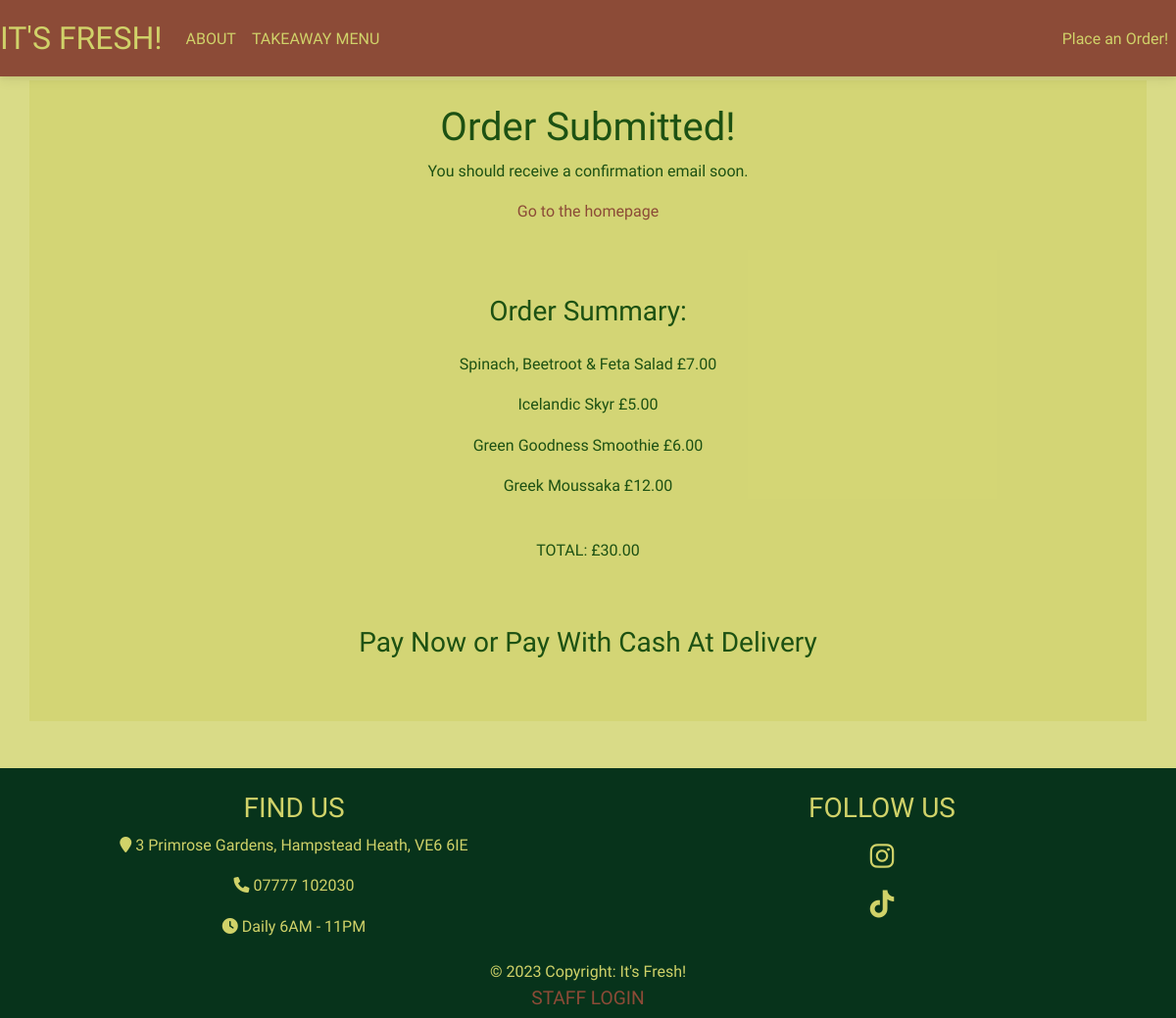
The app's page /order-confirmation/136 with its own data.
### customer/models.py (models this page shows, shortened)
class MenuItem(models.Model):
    name = models.CharField(max_length=100)
    description = models.TextField()
    image = models.ImageField(upload_to='menu_images/')
    price = models.DecimalField(max_digits=5, decimal_places=2)
    category = models.ManyToManyField('Category', related_name='item')

class OrderModel(models.Model):
    created_on = models.DateTimeField(auto_now_add=True)
    price = models.DecimalField(max_digits=7, decimal_places=2)
    items = models.ManyToManyField('MenuItem', related_name='order', blank=True)
    name = models.CharField(max_length=50, blank=True)
    email = models.CharField(max_length=50, blank=True)
    street = models.CharField(max_length=50, blank=True)
    city = models.CharField(max_length=50, blank=True)
    state = models.CharField(max_length=15, blank=True)
    zip_code = models.IntegerField(blank=True, null=True)
    is_paid = models.BooleanField(default=False)
    is_shipped = models.BooleanField(default=False)

### customer/views.py (the view, shortened to what this page needs)
# urls.py: path('order-confirmation/<int:pk>', OrderConfirmation.as_view(), name='order-confirmation'),
class OrderConfirmation(View):
    def get(self, request, pk, *args, **kwargs):
        order = OrderModel.objects.get(pk=pk)
        context = {
            'pk': order.pk,
            'items': order.items,
            'price': order.price,
        }
        return render(request, 'customer/order_confirmation.html', context)

### customer/templates/customer/order_confirmation.html (shortened to what this page needs)
{% extends 'customer/base.html' %}
{% block content %}
<div class="container mb-5" style="background: rgba(208, 210, 105, 0.6); color:#1d5113;">
    <div class="row justify-content-center mt-1">
        <div class="col-md-5 col-sm-12 p-4 text-center">
            <h1>Order Submitted!</h1>
            <p>You should receive a confirmation email soon.</p>
            <a href="{% url 'index' %}" style="color:#8c4b37;">Go to the homepage</a>
        </div>
    </div>
    <div class="row justify-content-center mt-5">
        <div class="col-md-5 col-sm-12 text-center">
            <h3 class="pb-3">Order Summary:</h3>
            {% for item in items.all %}
            <p>{{ item.name }} <span class="pl-3">£{{ item.price }}</span></p>
            {% endfor %}
            <p class="font-weight-bolder pt-4"><emphasis>TOTAL: £{{ price }}</emphasis></p>
        </div>
    </div>
    <div class="row justify-content-center pb-2 pt-5">
        <div class="col-md-6 text-center">
            <h3>Pay Now or Pay With Cash At Delivery</h3>
        </div>
    </div>
    <div class="row justify-content-center pb-5">
    </div>
</div>
{% endblock content %}

### customer/static/customer/site.css (style rules this page uses)
body { font-family: 'Bubblegum Sans', Sans-Serif, cursive; background-color:rgba(208, 210, 105, 0.8); color:rgba(140, 75, 55, 1) }

### records on screen
MenuItem: name "Spinach, Beetroot & Feta Salad", price "7.00"
MenuItem: name "Icelandic Skyr", price "5.00"
MenuItem: name "Green Goodness Smoothie", price "6.00"
MenuItem: name "Greek Moussaka", price "12.00"
OrderModel: price "30.00"
